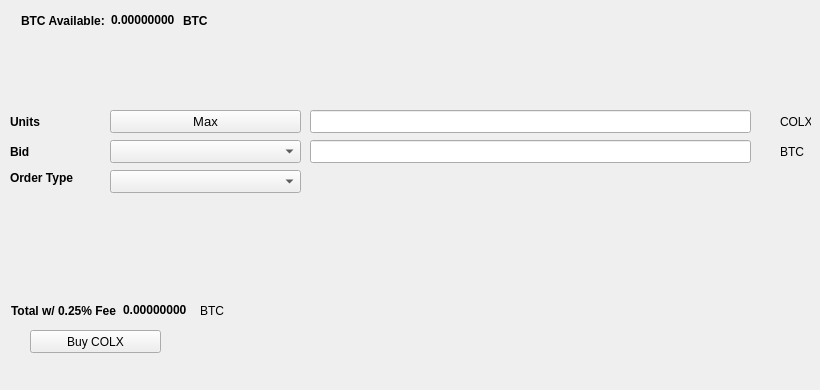
   <widget class="QWidget" name="BuyTab">
    <attribute name="title">
     <string>Buy</string>
    </attribute>
    <widget class="QPushButton" name="BuyCOLX">
     <property name="geometry">
      <rect>
       <x>30</x>
       <y>330</y>
       <width>131</width>
       <height>23</height>
      </rect>
     </property>
     <property name="text">
      <string>Buy COLX</string>
     </property>
     <property name="icon">
      <iconset resource="../colx.qrc">
       <normaloff>:/icons/bitcoin</normaloff>:/icons/bitcoin</iconset>
     </property>
    </widget>
    <widget class="QLabel" name="label_3">
     <property name="geometry">
      <rect>
       <x>10</x>
       <y>110</y>
       <width>46</width>
       <height>23</height>
      </rect>
     </property>
     <property name="font">
      <font>
       <weight>75</weight>
       <bold>true</bold>
      </font>
     </property>
     <property name="text">
      <string>Units</string>
     </property>
    </widget>
    <widget class="QLineEdit" name="UnitsInput">
     <property name="geometry">
      <rect>
       <x>310</x>
       <y>110</y>
       <width>441</width>
       <height>23</height>
      </rect>
     </property>
     <property name="font">
      <font>
       <pointsize>9</pointsize>
       <weight>75</weight>
       <bold>true</bold>
      </font>
     </property>
    </widget>
    <widget class="QLineEdit" name="BuyBidPriceEdit">
     <property name="geometry">
      <rect>
       <x>310</x>
       <y>140</y>
       <width>441</width>
       <height>23</height>
      </rect>
     </property>
     <property name="font">
      <font>
       <pointsize>9</pointsize>
       <weight>75</weight>
       <bold>true</bold>
      </font>
     </property>
    </widget>
    <widget class="QLabel" name="label_4">
     <property name="geometry">
      <rect>
       <x>780</x>
       <y>110</y>
       <width>31</width>
       <height>23</height>
      </rect>
     </property>
     <property name="text">
      <string>COLX</string>
     </property>
    </widget>
    <widget class="QLabel" name="label_5">
     <property name="geometry">
      <rect>
       <x>780</x>
       <y>140</y>
       <width>31</width>
       <height>23</height>
      </rect>
     </property>
     <property name="text">
      <string>BTC</string>
     </property>
    </widget>
    <widget class="QLabel" name="label_6">
     <property name="geometry">
      <rect>
       <x>10</x>
       <y>140</y>
       <width>46</width>
       <height>23</height>
      </rect>
     </property>
     <property name="font">
      <font>
       <weight>75</weight>
       <bold>true</bold>
      </font>
     </property>
     <property name="text">
      <string>Bid</string>
     </property>
    </widget>
    <widget class="QLabel" name="label_7">
     <property name="geometry">
      <rect>
       <x>10</x>
       <y>170</y>
       <width>91</width>
       <height>16</height>
      </rect>
     </property>
     <property name="font">
      <font>
       <weight>75</weight>
       <bold>true</bold>
      </font>
     </property>
     <property name="text">
      <string>Order Type</string>
     </property>
    </widget>
    <widget class="QPushButton" name="Buy_Max_Amount">
     <property name="geometry">
      <rect>
       <x>110</x>
       <y>110</y>
       <width>191</width>
       <height>23</height>
      </rect>
     </property>
     <property name="font">
      <font>
       <pointsize>10</pointsize>
      </font>
     </property>
     <property name="text">
      <string>Max</string>
     </property>
    </widget>
    <widget class="QComboBox" name="BuyBidcomboBox">
     <property name="geometry">
      <rect>
       <x>110</x>
       <y>140</y>
       <width>191</width>
       <height>23</height>
      </rect>
     </property>
     <property name="font">
      <font>
       <pointsize>10</pointsize>
      </font>
     </property>
    </widget>
    <widget class="QComboBox" name="buyOrdertypeCombo">
     <property name="geometry">
      <rect>
       <x>110</x>
       <y>170</y>
       <width>191</width>
       <height>23</height>
      </rect>
     </property>
     <property name="font">
      <font>
       <pointsize>10</pointsize>
      </font>
     </property>
    </widget>
    <widget class="QWidget" name="layoutWidget1">
     <property name="geometry">
      <rect>
       <x>21</x>
       <y>11</y>
       <width>227</width>
       <height>19</height>
      </rect>
     </property>
     <layout class="QHBoxLayout" name="horizontalLayout_3">
      <item>
       <widget class="QLabel" name="label232">
        <property name="font">
         <font>
          <weight>75</weight>
          <bold>true</bold>
         </font>
        </property>
        <property name="text">
         <string>BTC Available:</string>
        </property>
       </widget>
      </item>
      <item>
       <widget class="QLabel" name="BtcAvailableLbl">
        <property name="palette">
         <palette>
          <active>
           <colorrole role="WindowText">
            <brush brushstyle="SolidPattern">
             <color alpha="255">
              <red>0</red>
              <green>0</green>
              <blue>0</blue>
             </color>
            </brush>
           </colorrole>
           <colorrole role="Button">
            <brush brushstyle="SolidPattern">
             <color alpha="255">
              <red>0</red>
              <green>170</green>
              <blue>0</blue>
             </color>
            </brush>
           </colorrole>
           <colorrole role="Light">
            <brush brushstyle="SolidPattern">
             <color alpha="255">
              <red>0</red>
              <green>255</green>
              <blue>0</blue>
             </color>
            </brush>
           </colorrole>
           <colorrole role="Midlight">
            <brush brushstyle="SolidPattern">
             <color alpha="255">
              <red>0</red>
              <green>212</green>
              <blue>0</blue>
             </color>
            </brush>
           </colorrole>
           <colorrole role="Dark">
            <brush brushstyle="SolidPattern">
             <color alpha="255">
              <red>0</red>
              <green>85</green>
              <blue>0</blue>
             </color>
            </brush>
           </colorrole>
           <colorrole role="Mid">
            <brush brushstyle="SolidPattern">
             <color alpha="255">
              <red>0</red>
              <green>113</green>
              <blue>0</blue>
             </color>
            </brush>
           </colorrole>
           <colorrole role="Text">
            <brush brushstyle="SolidPattern">
             <color alpha="255">
              <red>0</red>
              <green>170</green>
              <blue>0</blue>
             </color>
            </brush>
           </colorrole>
           <colorrole role="BrightText">
            <brush brushstyle="SolidPattern">
             <color alpha="255">
              <red>255</red>
              <green>255</green>
              <blue>255</blue>
             </color>
            </brush>
           </colorrole>
           <colorrole role="ButtonText">
            <brush brushstyle="SolidPattern">
             <color alpha="255">
              <red>0</red>
              <green>0</green>
              <blue>0</blue>
             </color>
            </brush>
           </colorrole>
           <colorrole role="Base">
            <brush brushstyle="SolidPattern">
             <color alpha="255">
              <red>255</red>
              <green>255</green>
              <blue>255</blue>
             </color>
            </brush>
           </colorrole>
           <colorrole role="Window">
            <brush brushstyle="SolidPattern">
             <color alpha="255">
              <red>0</red>
              <green>170</green>
              <blue>0</blue>
             </color>
            </brush>
           </colorrole>
           <colorrole role="Shadow">
            <brush brushstyle="SolidPattern">
             <color alpha="255">
              <red>0</red>
              <green>0</green>
              <blue>0</blue>
             </color>
            </brush>
           </colorrole>
           <colorrole role="AlternateBase">
            <brush brushstyle="SolidPattern">
             <color alpha="255">
              <red>127</red>
              <green>212</green>
              <blue>127</blue>
             </color>
            </brush>
           </colorrole>
           <colorrole role="ToolTipBase">
            <brush brushstyle="SolidPattern">
             <color alpha="255">
              <red>255</red>
              <green>255</green>
              <blue>220</blue>
             </color>
            </brush>
           </colorrole>
           <colorrole role="ToolTipText">
            <brush brushstyle="SolidPattern">
             <color alpha="255">
              <red>0</red>
              <green>0</green>
              <blue>0</blue>
             </color>
            </brush>
           </colorrole>
          </active>
          <inactive>
           <colorrole role="WindowText">
            <brush brushstyle="SolidPattern">
             <color alpha="255">
              <red>0</red>
              <green>0</green>
              <blue>0</blue>
             </color>
            </brush>
           </colorrole>
           <colorrole role="Button">
            <brush brushstyle="SolidPattern">
             <color alpha="255">
              <red>0</red>
              <green>170</green>
              <blue>0</blue>
             </color>
            </brush>
           </colorrole>
           <colorrole role="Light">
            <brush brushstyle="SolidPattern">
             <color alpha="255">
              <red>0</red>
              <green>255</green>
              <blue>0</blue>
             </color>
            </brush>
           </colorrole>
           <colorrole role="Midlight">
            <brush brushstyle="SolidPattern">
             <color alpha="255">
              <red>0</red>
              <green>212</green>
              <blue>0</blue>
             </color>
            </brush>
           </colorrole>
           <colorrole role="Dark">
            <brush brushstyle="SolidPattern">
             <color alpha="255">
              <red>0</red>
              <green>85</green>
              <blue>0</blue>
             </color>
            </brush>
           </colorrole>
           <colorrole role="Mid">
            <brush brushstyle="SolidPattern">
             <color alpha="255">
              <red>0</red>
              <green>113</green>
              <blue>0</blue>
             </color>
            </brush>
           </colorrole>
           <colorrole role="Text">
            <brush brushstyle="SolidPattern">
             <color alpha="255">
              <red>0</red>
              <green>170</green>
              <blue>0</blue>
             </color>
            </brush>
           </colorrole>
           <colorrole role="BrightText">
            <brush brushstyle="SolidPattern">
             <color alpha="255">
              <red>255</red>
              <green>255</green>
              <blue>255</blue>
             </color>
            </brush>
           </colorrole>
           <colorrole role="ButtonText">
            <brush brushstyle="SolidPattern">
             <color alpha="255">
              <red>0</red>
              <green>0</green>
              <blue>0</blue>
             </color>
            </brush>
           </colorrole>
           <colorrole role="Base">
            <brush brushstyle="SolidPattern">
             <color alpha="255">
              <red>255</red>
              <green>255</green>
              <blue>255</blue>
             </color>
            </brush>
           </colorrole>
           <colorrole role="Window">
            <brush brushstyle="SolidPattern">
             <color alpha="255">
              <red>0</red>
              <green>170</green>
              <blue>0</blue>
             </color>
            </brush>
           </colorrole>
           <colorrole role="Shadow">
            <brush brushstyle="SolidPattern">
             <color alpha="255">
              <red>0</red>
              <green>0</green>
              <blue>0</blue>
             </color>
            </brush>
           </colorrole>
           <colorrole role="AlternateBase">
            <brush brushstyle="SolidPattern">
             <color alpha="255">
              <red>127</red>
              <green>212</green>
              <blue>127</blue>
             </color>
            </brush>
           </colorrole>
           <colorrole role="ToolTipBase">
            <brush brushstyle="SolidPattern">
             <color alpha="255">
              <red>255</red>
              <green>255</green>
              <blue>220</blue>
             </color>
            </brush>
           </colorrole>
           <colorrole role="ToolTipText">
            <brush brushstyle="SolidPattern">
             <color alpha="255">
              <red>0</red>
              <green>0</green>
              <blue>0</blue>
             </color>
            </brush>
           </colorrole>
          </inactive>
          <disabled>
           <colorrole role="WindowText">
            <brush brushstyle="SolidPattern">
             <color alpha="255">
              <red>0</red>
              <green>85</green>
              <blue>0</blue>
             </color>
            </brush>
           </colorrole>
           <colorrole role="Button">
            <brush brushstyle="SolidPattern">
             <color alpha="255">
              <red>0</red>
              <green>170</green>
              <blue>0</blue>
             </color>
            </brush>
           </colorrole>
           <colorrole role="Light">
            <brush brushstyle="SolidPattern">
             <color alpha="255">
              <red>0</red>
              <green>255</green>
              <blue>0</blue>
             </color>
            </brush>
           </colorrole>
           <colorrole role="Midlight">
            <brush brushstyle="SolidPattern">
             <color alpha="255">
              <red>0</red>
              <green>212</green>
              <blue>0</blue>
             </color>
            </brush>
           </colorrole>
           <colorrole role="Dark">
            <brush brushstyle="SolidPattern">
             <color alpha="255">
              <red>0</red>
              <green>85</green>
              <blue>0</blue>
             </color>
            </brush>
           </colorrole>
           <colorrole role="Mid">
            <brush brushstyle="SolidPattern">
             <color alpha="255">
              <red>0</red>
              <green>113</green>
              <blue>0</blue>
             </color>
            </brush>
           </colorrole>
           <colorrole role="Text">
            <brush brushstyle="SolidPattern">
             <color alpha="255">
              <red>0</red>
              <green>85</green>
              <blue>0</blue>
             </color>
            </brush>
           </colorrole>
           <colorrole role="BrightText">
            <brush brushstyle="SolidPattern">
             <color alpha="255">
              <red>255</red>
              <green>255</green>
              <blue>255</blue>
             </color>
            </brush>
           </colorrole>
           <colorrole role="ButtonText">
            <brush brushstyle="SolidPattern">
             <color alpha="255">
              <red>0</red>
              <green>85</green>
              <blue>0</blue>
             </color>
            </brush>
           </colorrole>
           <colorrole role="Base">
            <brush brushstyle="SolidPattern">
             <color alpha="255">
              <red>0</red>
              <green>170</green>
              <blue>0</blue>
             </color>
            </brush>
           </colorrole>
           <colorrole role="Window">
            <brush brushstyle="SolidPattern">
             <color alpha="255">
              <red>0</red>
              <green>170</green>
              <blue>0</blue>
             </color>
            </brush>
           </colorrole>
           <colorrole role="Shadow">
            <brush brushstyle="SolidPattern">
             <color alpha="255">
              <red>0</red>
              <green>0</green>
              <blue>0</blue>
             </color>
            </brush>
           </colorrole>
           <colorrole role="AlternateBase">
            <brush brushstyle="SolidPattern">
             <color alpha="255">
              <red>0</red>
              <green>170</green>
              <blue>0</blue>
             </color>
            </brush>
           </colorrole>
           <colorrole role="ToolTipBase">
            <brush brushstyle="SolidPattern">
             <color alpha="255">
              <red>255</red>
              <green>255</green>
              <blue>220</blue>
             </color>
            </brush>
           </colorrole>
           <colorrole role="ToolTipText">
            <brush brushstyle="SolidPattern">
             <color alpha="255">
              <red>0</red>
              <green>0</green>
              <blue>0</blue>
             </color>
            </brush>
           </colorrole>
          </disabled>
         </palette>
        </property>
        <property name="font">
         <font>
          <weight>75</weight>
          <bold>true</bold>
         </font>
        </property>
        <property name="text">
         <string>0.00000000</string>
        </property>
        <property name="textInteractionFlags">
         <set>Qt::LinksAccessibleByMouse|Qt::TextSelectableByKeyboard|Qt::TextSelectableByMouse</set>
        </property>
       </widget>
      </item>
      <item>
       <widget class="QLabel" name="BtcAvailableLbl_2">
        <property name="font">
         <font>
          <weight>75</weight>
          <bold>true</bold>
         </font>
        </property>
        <property name="text">
         <string>BTC</string>
        </property>
       </widget>
      </item>
     </layout>
    </widget>
    <widget class="QWidget" name="layoutWidge2">
     <property name="geometry">
      <rect>
       <x>11</x>
       <y>301</y>
       <width>259</width>
       <height>19</height>
      </rect>
     </property>
     <layout class="QHBoxLayout" name="horizontalLayout_4">
      <item>
       <widget class="QLabel" name="label_9">
        <property name="font">
         <font>
          <weight>75</weight>
          <bold>true</bold>
         </font>
        </property>
        <property name="text">
         <string>Total w/ 0.25% Fee</string>
        </property>
       </widget>
      </item>
      <item>
       <widget class="QLabel" name="BuyCostLabel">
        <property name="palette">
         <palette>
          <active>
           <colorrole role="WindowText">
            <brush brushstyle="SolidPattern">
             <color alpha="255">
              <red>0</red>
              <green>0</green>
              <blue>0</blue>
             </color>
            </brush>
           </colorrole>
           <colorrole role="Button">
            <brush brushstyle="SolidPattern">
             <color alpha="255">
              <red>0</red>
              <green>170</green>
              <blue>0</blue>
             </color>
            </brush>
           </colorrole>
           <colorrole role="Light">
            <brush brushstyle="SolidPattern">
             <color alpha="255">
              <red>0</red>
              <green>255</green>
              <blue>0</blue>
             </color>
            </brush>
           </colorrole>
           <colorrole role="Midlight">
            <brush brushstyle="SolidPattern">
             <color alpha="255">
              <red>0</red>
              <green>212</green>
              <blue>0</blue>
             </color>
            </brush>
           </colorrole>
           <colorrole role="Dark">
            <brush brushstyle="SolidPattern">
             <color alpha="255">
              <red>0</red>
              <green>85</green>
              <blue>0</blue>
             </color>
            </brush>
           </colorrole>
           <colorrole role="Mid">
            <brush brushstyle="SolidPattern">
             <color alpha="255">
              <red>0</red>
              <green>113</green>
              <blue>0</blue>
             </color>
            </brush>
           </colorrole>
           <colorrole role="Text">
            <brush brushstyle="SolidPattern">
             <color alpha="255">
              <red>0</red>
              <green>170</green>
              <blue>0</blue>
             </color>
            </brush>
           </colorrole>
           <colorrole role="BrightText">
            <brush brushstyle="SolidPattern">
             <color alpha="255">
              <red>255</red>
              <green>255</green>
              <blue>255</blue>
             </color>
            </brush>
           </colorrole>
           <colorrole role="ButtonText">
            <brush brushstyle="SolidPattern">
             <color alpha="255">
              <red>0</red>
              <green>0</green>
              <blue>0</blue>
             </color>
            </brush>
           </colorrole>
           <colorrole role="Base">
            <brush brushstyle="SolidPattern">
             <color alpha="255">
              <red>255</red>
              <green>255</green>
              <blue>255</blue>
             </color>
            </brush>
           </colorrole>
           <colorrole role="Window">
            <brush brushstyle="SolidPattern">
             <color alpha="255">
              <red>0</red>
              <green>170</green>
              <blue>0</blue>
             </color>
            </brush>
           </colorrole>
           <colorrole role="Shadow">
            <brush brushstyle="SolidPattern">
             <color alpha="255">
              <red>0</red>
              <green>0</green>
              <blue>0</blue>
             </color>
            </brush>
           </colorrole>
           <colorrole role="AlternateBase">
            <brush brushstyle="SolidPattern">
             <color alpha="255">
              <red>127</red>
              <green>212</green>
              <blue>127</blue>
             </color>
            </brush>
           </colorrole>
           <colorrole role="ToolTipBase">
            <brush brushstyle="SolidPattern">
             <color alpha="255">
              <red>255</red>
              <green>255</green>
              <blue>220</blue>
             </color>
            </brush>
           </colorrole>
           <colorrole role="ToolTipText">
            <brush brushstyle="SolidPattern">
             <color alpha="255">
              <red>0</red>
              <green>0</green>
              <blue>0</blue>
             </color>
            </brush>
           </colorrole>
          </active>
          <inactive>
           <colorrole role="WindowText">
            <brush brushstyle="SolidPattern">
             <color alpha="255">
              <red>0</red>
              <green>0</green>
              <blue>0</blue>
             </color>
            </brush>
           </colorrole>
           <colorrole role="Button">
            <brush brushstyle="SolidPattern">
             <color alpha="255">
              <red>0</red>
              <green>170</green>
              <blue>0</blue>
             </color>
            </brush>
           </colorrole>
           <colorrole role="Light">
            <brush brushstyle="SolidPattern">
             <color alpha="255">
              <red>0</red>
              <green>255</green>
              <blue>0</blue>
             </color>
            </brush>
           </colorrole>
           <colorrole role="Midlight">
            <brush brushstyle="SolidPattern">
             <color alpha="255">
              <red>0</red>
              <green>212</green>
              <blue>0</blue>
             </color>
            </brush>
           </colorrole>
           <colorrole role="Dark">
            <brush brushstyle="SolidPattern">
             <color alpha="255">
              <red>0</red>
              <green>85</green>
              <blue>0</blue>
             </color>
            </brush>
           </colorrole>
           <colorrole role="Mid">
            <brush brushstyle="SolidPattern">
             <color alpha="255">
              <red>0</red>
              <green>113</green>
              <blue>0</blue>
             </color>
            </brush>
           </colorrole>
           <colorrole role="Text">
            <brush brushstyle="SolidPattern">
             <color alpha="255">
              <red>0</red>
              <green>170</green>
              <blue>0</blue>
             </color>
            </brush>
           </colorrole>
           <colorrole role="BrightText">
            <brush brushstyle="SolidPattern">
             <color alpha="255">
              <red>255</red>
              <green>255</green>
              <blue>255</blue>
             </color>
            </brush>
           </colorrole>
           <colorrole role="ButtonText">
            <brush brushstyle="SolidPattern">
             <color alpha="255">
              <red>0</red>
              <green>0</green>
              <blue>0</blue>
             </color>
            </brush>
           </colorrole>
           <colorrole role="Base">
            <brush brushstyle="SolidPattern">
             <color alpha="255">
              <red>255</red>
              <green>255</green>
              <blue>255</blue>
             </color>
            </brush>
           </colorrole>
           <colorrole role="Window">
            <brush brushstyle="SolidPattern">
             <color alpha="255">
              <red>0</red>
              <green>170</green>
              <blue>0</blue>
             </color>
            </brush>
           </colorrole>
           <colorrole role="Shadow">
            <brush brushstyle="SolidPattern">
             <color alpha="255">
              <red>0</red>
              <green>0</green>
              <blue>0</blue>
             </color>
            </brush>
           </colorrole>
           <colorrole role="AlternateBase">
            <brush brushstyle="SolidPattern">
             <color alpha="255">
              <red>127</red>
              <green>212</green>
              <blue>127</blue>
             </color>
            </brush>
           </colorrole>
           <colorrole role="ToolTipBase">
            <brush brushstyle="SolidPattern">
             <color alpha="255">
              <red>255</red>
              <green>255</green>
              <blue>220</blue>
             </color>
            </brush>
           </colorrole>
           <colorrole role="ToolTipText">
            <brush brushstyle="SolidPattern">
             <color alpha="255">
              <red>0</red>
              <green>0</green>
              <blue>0</blue>
             </color>
            </brush>
           </colorrole>
          </inactive>
          <disabled>
           <colorrole role="WindowText">
            <brush brushstyle="SolidPattern">
             <color alpha="255">
              <red>0</red>
              <green>85</green>
              <blue>0</blue>
             </color>
            </brush>
           </colorrole>
           <colorrole role="Button">
            <brush brushstyle="SolidPattern">
             <color alpha="255">
              <red>0</red>
              <green>170</green>
              <blue>0</blue>
             </color>
            </brush>
           </colorrole>
           <colorrole role="Light">
            <brush brushstyle="SolidPattern">
             <color alpha="255">
              <red>0</red>
              <green>255</green>
              <blue>0</blue>
             </color>
            </brush>
           </colorrole>
           <colorrole role="Midlight">
            <brush brushstyle="SolidPattern">
             <color alpha="255">
              <red>0</red>
              <green>212</green>
              <blue>0</blue>
             </color>
            </brush>
           </colorrole>
           <colorrole role="Dark">
            <brush brushstyle="SolidPattern">
             <color alpha="255">
              <red>0</red>
              <green>85</green>
              <blue>0</blue>
             </color>
            </brush>
           </colorrole>
           <colorrole role="Mid">
            <brush brushstyle="SolidPattern">
             <color alpha="255">
              <red>0</red>
              <green>113</green>
              <blue>0</blue>
             </color>
            </brush>
           </colorrole>
           <colorrole role="Text">
            <brush brushstyle="SolidPattern">
             <color alpha="255">
              <red>0</red>
              <green>85</green>
              <blue>0</blue>
             </color>
            </brush>
           </colorrole>
           <colorrole role="BrightText">
            <brush brushstyle="SolidPattern">
             <color alpha="255">
              <red>255</red>
              <green>255</green>
              <blue>255</blue>
             </color>
            </brush>
           </colorrole>
           <colorrole role="ButtonText">
            <brush brushstyle="SolidPattern">
             <color alpha="255">
              <red>0</red>
              <green>85</green>
              <blue>0</blue>
             </color>
            </brush>
           </colorrole>
           <colorrole role="Base">
            <brush brushstyle="SolidPattern">
             <color alpha="255">
              <red>0</red>
              <green>170</green>
              <blue>0</blue>
             </color>
            </brush>
           </colorrole>
           <colorrole role="Window">
            <brush brushstyle="SolidPattern">
             <color alpha="255">
              <red>0</red>
              <green>170</green>
              <blue>0</blue>
             </color>
            </brush>
           </colorrole>
           <colorrole role="Shadow">
            <brush brushstyle="SolidPattern">
             <color alpha="255">
              <red>0</red>
              <green>0</green>
              <blue>0</blue>
             </color>
            </brush>
           </colorrole>
           <colorrole role="AlternateBase">
            <brush brushstyle="SolidPattern">
             <color alpha="255">
              <red>0</red>
              <green>170</green>
              <blue>0</blue>
             </color>
            </brush>
           </colorrole>
           <colorrole role="ToolTipBase">
            <brush brushstyle="SolidPattern">
             <color alpha="255">
              <red>255</red>
              <green>255</green>
              <blue>220</blue>
             </color>
            </brush>
           </colorrole>
           <colorrole role="ToolTipText">
            <brush brushstyle="SolidPattern">
             <color alpha="255">
              <red>0</red>
              <green>0</green>
              <blue>0</blue>
             </color>
            </brush>
           </colorrole>
          </disabled>
         </palette>
        </property>
        <property name="font">
         <font>
          <weight>75</weight>
          <bold>true</bold>
         </font>
        </property>
        <property name="autoFillBackground">
         <bool>false</bool>
        </property>
        <property name="text">
         <string>0.00000000</string>
        </property>
        <property name="textInteractionFlags">
         <set>Qt::LinksAccessibleByMouse|Qt::TextSelectableByMouse</set>
        </property>
       </widget>
      </item>
      <item>
       <widget class="QLabel" name="label_10">
        <property name="font">
         <font>
          <weight>50</weight>
          <bold>false</bold>
         </font>
        </property>
        <property name="text">
         <string>BTC</string>
        </property>
       </widget>
      </item>
     </layout>
    </widget>
    <widget class="QLabel" name="label_24">
     <property name="geometry">
      <rect>
       <x>460</x>
       <y>300</y>
       <width>281</width>
       <height>81</height>
      </rect>
     </property>
     <property name="text">
      <string/>
     </property>
     <property name="pixmap">
      <pixmap>:/images/bittrex</pixmap>
     </property>
    </widget>
   </widget>
